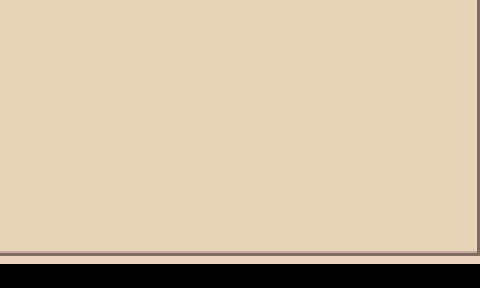

A 2D game scene composited from a Tiled map and its tileset images. What follows is a short description and the map's XML, with every tile layer's data as written:
An orthogonal 15x9 tile map with 32x32 px tiles, 1 tile layer (Tile Layer 1).

<map version="1.0" orientation="orthogonal" width="15" height="9" tilewidth="32" tileheight="32">
 <tileset firstgid="1" name="Tiles" tilewidth="32" tileheight="32">
  <image source="../module-set.png" width="96" height="192" />
  <tile id="0">
   <properties>
    <property name="Name" value="TILE_TL" />
   </properties>
  </tile>
  <tile id="1">
   <properties>
    <property name="Name" value="TILE_TC" />
   </properties>
  </tile>
  <tile id="2">
   <properties>
    <property name="Name" value="TILE_TR" />
   </properties>
  </tile>
  <tile id="3">
   <properties>
    <property name="Name" value="TILE_ML" />
   </properties>
  </tile>
  <tile id="4">
   <properties>
    <property name="Name" value="TILE_MC" />
   </properties>
  </tile>
  <tile id="5">
   <properties>
    <property name="Name" value="TILE_MR" />
   </properties>
  </tile>
  <tile id="6">
   <properties>
    <property name="Name" value="TILE_BL" />
   </properties>
  </tile>
  <tile id="7">
   <properties>
    <property name="Name" value="TILE_BC" />
   </properties>
  </tile>
  <tile id="8">
   <properties>
    <property name="Name" value="TILE_BR" />
   </properties>
  </tile>
  <tile id="9">
   <properties>
    <property name="Name" value="TILE_TO" />
   </properties>
  </tile>
  <tile id="10">
   <properties>
    <property name="Name" value="TILE_RO" />
   </properties>
  </tile>
  <tile id="11">
   <properties>
    <property name="Name" value="TILE_BLANK" />
   </properties>
  </tile>
  <tile id="12">
   <properties>
    <property name="Name" value="TILE_LO" />
   </properties>
  </tile>
  <tile id="13">
   <properties>
    <property name="Name" value="TILE_BO" />
   </properties>
  </tile>
  <tile id="15">
   <properties>
    <property name="Name" value="TILE_UNDER" />
   </properties>
  </tile>
 </tileset>
 <layer name="Tile Layer 1" width="15" height="9">
  <data>
   <tile gid="5" />
   <tile gid="5" />
   <tile gid="5" />
   <tile gid="5" />
   <tile gid="5" />
   <tile gid="5" />
   <tile gid="5" />
   <tile gid="5" />
   <tile gid="5" />
   <tile gid="5" />
   <tile gid="5" />
   <tile gid="5" />
   <tile gid="5" />
   <tile gid="5" />
   <tile gid="6" />
   <tile gid="5" />
   <tile gid="5" />
   <tile gid="5" />
   <tile gid="5" />
   <tile gid="5" />
   <tile gid="5" />
   <tile gid="5" />
   <tile gid="5" />
   <tile gid="5" />
   <tile gid="5" />
   <tile gid="5" />
   <tile gid="5" />
   <tile gid="5" />
   <tile gid="5" />
   <tile gid="6" />
   <tile gid="5" />
   <tile gid="5" />
   <tile gid="5" />
   <tile gid="5" />
   <tile gid="5" />
   <tile gid="5" />
   <tile gid="5" />
   <tile gid="5" />
   <tile gid="5" />
   <tile gid="5" />
   <tile gid="5" />
   <tile gid="5" />
   <tile gid="5" />
   <tile gid="5" />
   <tile gid="6" />
   <tile gid="5" />
   <tile gid="5" />
   <tile gid="5" />
   <tile gid="5" />
   <tile gid="5" />
   <tile gid="5" />
   <tile gid="5" />
   <tile gid="5" />
   <tile gid="5" />
   <tile gid="5" />
   <tile gid="5" />
   <tile gid="5" />
   <tile gid="5" />
   <tile gid="5" />
   <tile gid="6" />
   <tile gid="5" />
   <tile gid="5" />
   <tile gid="5" />
   <tile gid="5" />
   <tile gid="5" />
   <tile gid="5" />
   <tile gid="5" />
   <tile gid="5" />
   <tile gid="5" />
   <tile gid="5" />
   <tile gid="5" />
   <tile gid="5" />
   <tile gid="5" />
   <tile gid="5" />
   <tile gid="6" />
   <tile gid="5" />
   <tile gid="5" />
   <tile gid="5" />
   <tile gid="5" />
   <tile gid="5" />
   <tile gid="5" />
   <tile gid="5" />
   <tile gid="5" />
   <tile gid="5" />
   <tile gid="5" />
   <tile gid="5" />
   <tile gid="5" />
   <tile gid="5" />
   <tile gid="5" />
   <tile gid="6" />
   <tile gid="5" />
   <tile gid="5" />
   <tile gid="5" />
   <tile gid="5" />
   <tile gid="5" />
   <tile gid="5" />
   <tile gid="5" />
   <tile gid="5" />
   <tile gid="5" />
   <tile gid="5" />
   <tile gid="5" />
   <tile gid="5" />
   <tile gid="5" />
   <tile gid="5" />
   <tile gid="6" />
   <tile gid="8" />
   <tile gid="8" />
   <tile gid="8" />
   <tile gid="8" />
   <tile gid="8" />
   <tile gid="8" />
   <tile gid="8" />
   <tile gid="8" />
   <tile gid="8" />
   <tile gid="8" />
   <tile gid="8" />
   <tile gid="8" />
   <tile gid="8" />
   <tile gid="8" />
   <tile gid="9" />
   <tile gid="16" />
   <tile gid="16" />
   <tile gid="16" />
   <tile gid="16" />
   <tile gid="16" />
   <tile gid="16" />
   <tile gid="16" />
   <tile gid="16" />
   <tile gid="16" />
   <tile gid="16" />
   <tile gid="16" />
   <tile gid="16" />
   <tile gid="16" />
   <tile gid="16" />
   <tile gid="16" />
  </data>
 </layer>
</map>
